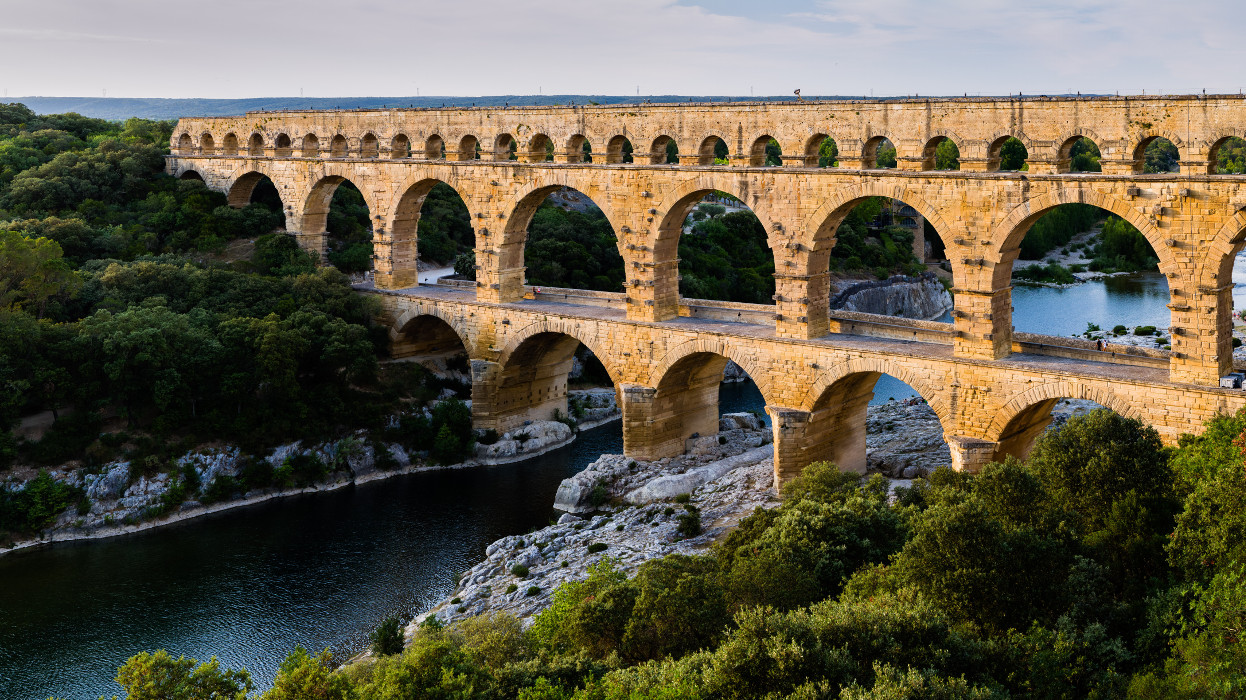
#> input picture s1.jpg, 1246 x 700 px
$ python main.py
#> lines starting #> are read from the running program, lines starting #| are printed output that depends on the picture
import numpy as np
import cv2 as cv


class Stitcher:
    def __init__(self):
        pass

    def stitch(self, img_left, img_right):  # Add input arguments as you deem fit
        '''
            The main method for stitching two images
        '''

        keypoints_l, descriptors_l = self.compute_descriptors(img_left)
        keypoints_r, descriptors_r = self.compute_descriptors(img_right)

        matches = self.matching(descriptors_l, descriptors_r)  # Add input arguments as you deem fit

        print("Number of matching correspondences selected:", len(matches))

        # Step 3 - Draw the matches connected by lines
        result = self.draw_matches(img_left, img_right, keypoints_l, keypoints_r, matches)

        # Step 4 - fit the homography model with the RANSAC algorithm
        homography = self.find_homography(matches, keypoints_l, keypoints_r)
        """
        # Step 5 - Warp images to create the panoramic image
        result = self.warping(img_left, img_right, homography, ...)  # Add input arguments as you deem fit
        """
        warped_image = self.warping(img_left, img_right, homography)
        removed_border = self.remove_black_border(warped_image)
        blended_image = Blender().linear_blending(removed_border, img_left, overlap_width=10)
        return result, blended_image

    def compute_descriptors(self, img):
        '''
        The feature detector and descriptor
        '''
        gray = cv.cvtColor(img, cv.COLOR_BGR2GRAY)

        orb = cv.ORB_create()
        keypoints = orb.detect(gray, None)
        keypoints, features = orb.compute(gray, keypoints)

        keypoints = [(kp.pt[0], kp.pt[1]) for kp in keypoints]
        return keypoints, features

    def matching(self, descriptors_l, descriptors_r, cross_check=True):
        '''
        Find the matching correspondences between the two images
        '''
        matches = []
        for i, desc_l in enumerate(descriptors_l):
            best_dist = float('inf')
            best_idx = -1
            for j, desc_r in enumerate(descriptors_r):
                dist = np.linalg.norm(desc_l - desc_r)
                if dist < best_dist:
                    best_dist = dist
                    best_idx = j
            if cross_check:
                if i == self.get_best_match_index(descriptors_r[best_idx], descriptors_l):
                    matches.append((i, best_idx))
            else:
                matches.append((i, best_idx))

        return matches

    def get_best_match_index(self, desc, descriptors):
        best_dist = float('inf')
        best_index = -1
        for i, desc_ref in enumerate(descriptors):
            dist = np.linalg.norm(desc - desc_ref)
            if dist < best_dist:
                best_dist = dist
                best_index = i
        return best_index

    def draw_matches(self, image1, image2, keypoints1, keypoints2, matches):
        '''
            Connect correspondences between images with lines and draw these
            lines
        '''

        img_with_correspondences = np.concatenate((image1, image2), axis=1)
        for match in matches:
            pt1 = keypoints1[match[0]]
            pt2 = keypoints2[match[1]]
            pt2 = (int(pt2[0]) + image1.shape[1], int(pt2[1]))
            cv.line(img_with_correspondences, (int(pt1[0]), int(pt1[1])), pt2, (0, 255, 0), 1)

            cv.circle(img_with_correspondences, (int(pt1[0]), int(pt1[1])), radius=3, color=(255, 0, 0), thickness=-1)
            cv.circle(img_with_correspondences, pt2, radius=3, color=(255, 0, 0), thickness=-1)
        return img_with_correspondences

    def find_homography(self, matches, keypoints1, keypoints2):
        '''
        Fit the best homography model with the RANSAC algorithm.
        '''
        num_iterations = 1000
        inlier_threshold = 3.0

        best_homography = np.identity(3)
        best_num_inliers = 0

        for _ in range(num_iterations):
            num_inliers = 0
            subset_indices = np.random.choice(len(matches) - 1, 4, replace=False)
            source_points = np.array([(matches[i][0], matches[i][1]) for i in subset_indices])
            destination_points = np.array([(matches[i + 1][0], matches[i + 1][1]) for i in subset_indices])

            homography = Homography().solve_homography(source_points, destination_points)

            for source_index, destination_index in matches:
                if source_index in subset_indices and destination_index in subset_indices:
                    source_index_in_subset = np.where(subset_indices == source_index)[0][0]
                    destination_index_in_subset = np.where(subset_indices == destination_index)[0][0]
                    source_point = source_points[source_index_in_subset]
                    destination_point = destination_points[destination_index_in_subset]
                    transformed_point = np.dot(homography, np.append(source_point, 1))
                    transformed_point = transformed_point / transformed_point[-1]

                    distance = np.sqrt(np.sum((transformed_point[:2] - destination_point) ** 2))
                    if 0 < distance < inlier_threshold:
                        num_inliers += 1

                    if num_inliers > best_num_inliers:
                        best_num_inliers = num_inliers
                        best_homography = homography

        return best_homography

    def warping(self, img_left, img_right, homography):
        '''
           Warp images to create panoramic image
        '''
        height, width = img_left.shape[:2]
        warped_image = np.zeros_like(img_left, dtype=np.uint8)

        for y in range(height):
            for x in range(width):
                src_x, src_y, src_w = np.dot(homography, [x, y, 1])
                src_x /= src_w
                src_y /= src_w

                if 0 <= src_x < img_right.shape[1] and 0 <= src_y < img_right.shape[0]:
                    warped_image[y, x] = img_right[int(src_y), int(src_x)]

        canvas_width = img_left.shape[1] + warped_image.shape[1]
        canvas_height = max(img_left.shape[0], warped_image.shape[0])
        canvas = np.zeros((canvas_height, canvas_width, 3), dtype=np.uint8)

        canvas[:img_left.shape[0], :img_left.shape[1]] = img_left

        canvas[:warped_image.shape[0], img_left.shape[1]:] = warped_image

        # This part is a test for homography.
        warped_img = cv.warpPerspective(img_right, homography, (width, height))
        overlay_img = cv.addWeighted(img_left, 0.5, warped_img, 0.5, 0)
        cv.imshow("overlay", overlay_img)
        cv.waitKey(0)
        cv.destroyAllWindows()
        return canvas

    def remove_black_border(self, img):
        '''
        Remove black border after stitching
        '''
        # Convert the image to grayscale
        gray = cv.cvtColor(img, cv.COLOR_BGR2GRAY)

        # Find contours of non-black regions
        contours, _ = cv.findContours(gray, cv.RETR_EXTERNAL, cv.CHAIN_APPROX_SIMPLE)

        # Find the bounding box of the largest contour
        if contours:
            largest_contour = max(contours, key=cv.contourArea)
            x, y, w, h = cv.boundingRect(largest_contour)

            # Crop the image using the bounding box
            cropped_image = img[y:y + h, x:x + w]

            return cropped_image
        else:
            # If no contours found, return the original image
            return img


class Blender:
    def linear_blending(self, img_left, img_right, overlap_width):
        '''
        Linear blending (feathering) of two images
        '''

        mask = np.zeros_like(img_left)
        mask[:, :overlap_width] = 1.0

        img_right_resized = cv.resize(img_right, (img_left.shape[1], img_left.shape[0]))

        blended_overlap = cv.addWeighted(img_left, 0.5, img_right_resized, 0.5, 0)

        linear_blending_img = np.where(mask == 1, blended_overlap, img_left)

        return linear_blending_img

    def customised_blending(self):
        '''
        Customised blending of your choice
        '''
        return customised_blending_img


class Homography:
    def solve_homography(self, S, D):
        '''
        Find the homography matrix between a set of source points and a set of
        destination points using the Direct Linear Transform (DLT) method
        '''

        if len(S) != 4 or len(D) != 4:
            raise ValueError("At least 4 correspondences are needed to compute homography Source_points has len",
                             len(S), " Destination_points has len", len(D))

        S = np.reshape(S, (4, 2))
        D = np.reshape(D, (4, 2))

        A = []
        for i in range(4):
            x, y = S[i]
            u, v = D[i]
            A.append([-u, -v, -1, 0, 0, 0, x * u, y * u, u])
            A.append([0, 0, 0, -u, -v, -1, x * v, y * v, v])

        A = np.array(A)
        U, s, Vt = np.linalg.svd(A)
        H = Vt[-1].reshape(3, 3)
        H = H / H[2, 2]

        return H


if __name__ == "__main__":
    # Read the image files
    img_left = cv.imread('s1.jpg')
#> img_left is the input picture: shape (700, 1246, 3); mean B, G, R 75, 92.3, 98.2
    img_right = cv.imread('s2.jpg')
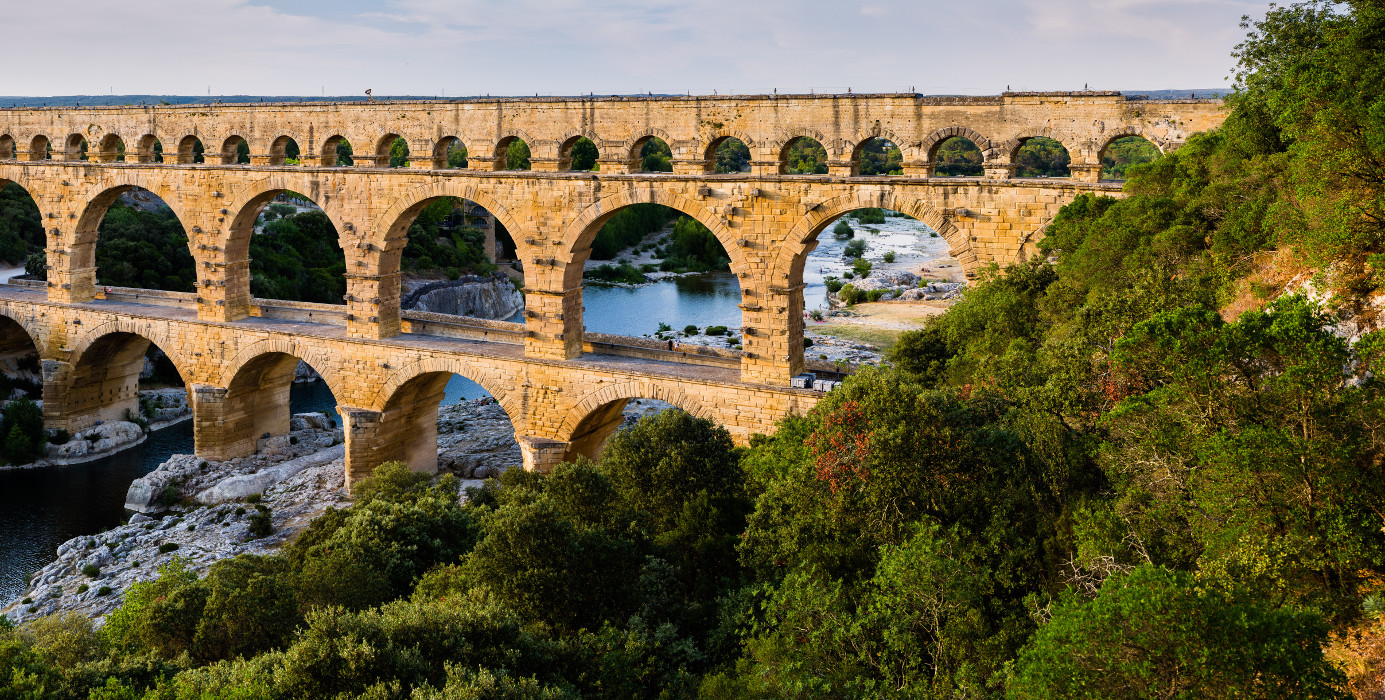
#> input picture s2.jpg, 1385 x 700 px
#> img_right is the input picture: shape (700, 1385, 3); mean B, G, R 67.9, 98.5, 107.7

    stitcher = Stitcher()
    result, stitched = stitcher.stitch(img_left, img_right)  # Add input arguments as you deem fit
#> in compute_descriptors, `keypoints = orb.detect(gray, None)`: keypoints = 500 keypoints; strongest (x, y, size): (774, 304, 31), (769, 247, 31), (771, 248, 31), (475, 279, 31)
#> in compute_descriptors, `keypoints = [(kp.pt[0], kp.pt[1]) for kp in keypoints]`: keypoints = 500 pairs, first value 184.1 to 1203, second value 89 to 665
#> in stitch, `keypoints_l, descriptors_l = self.compute_descriptors(img_left)`: keypoints_l has the same summary as keypoints in compute_descriptors
#> in compute_descriptors (call 2), `gray = cv.cvtColor(img, cv.COLOR_BGR2GRAY)`:
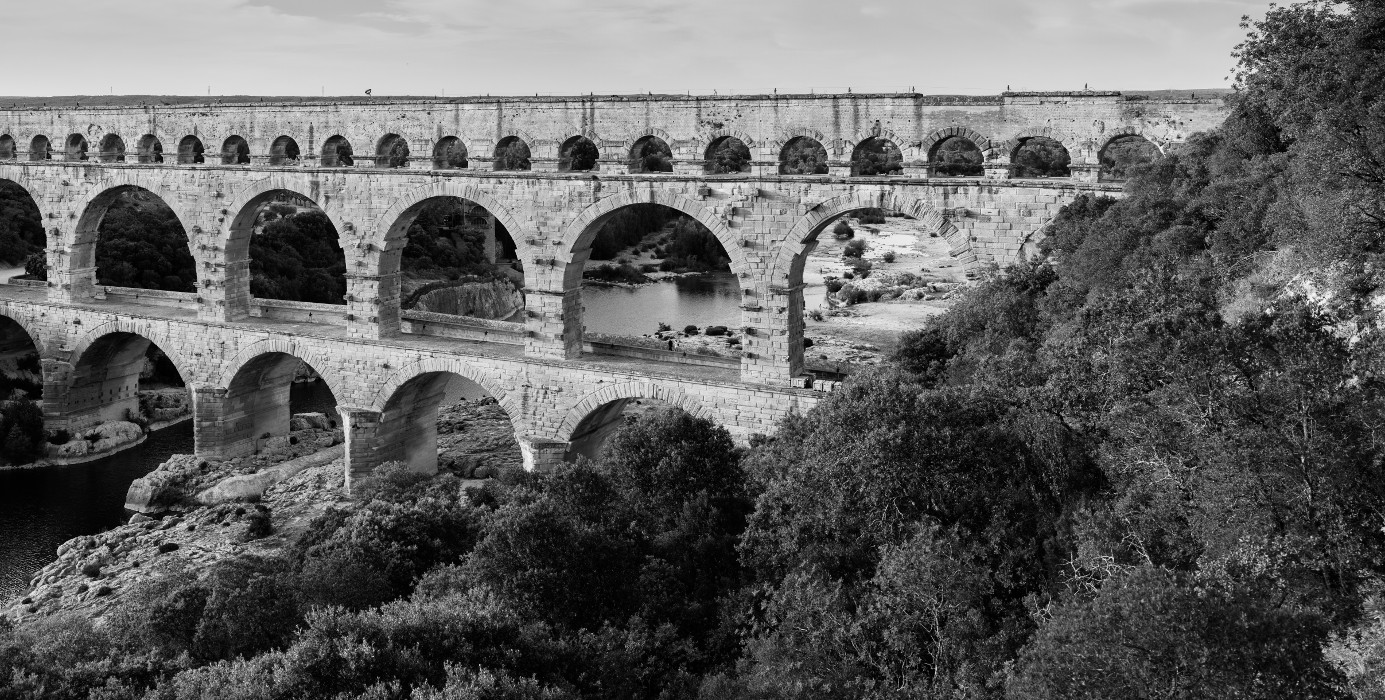
#> gray: shape (700, 1385); min 0, max 254, mean 97.8
#> in compute_descriptors (call 2), `keypoints = orb.detect(gray, None)`: keypoints = 500 keypoints; strongest (x, y, size): (345, 303, 31), (342, 248, 31), (200, 161, 37.2), (340, 247, 31)
#> in compute_descriptors (call 2), `keypoints = [(kp.pt[0], kp.pt[1]) for kp in keypoints]`: keypoints = 500 pairs, first value 31 to 1351, second value 35 to 665
#> in stitch, `keypoints_r, descriptors_r = self.compute_descriptors(img_right)`: keypoints_r has the same summary as keypoints in compute_descriptors
#> the loop in matching, `for i, desc_l in enumerate(descriptors_l):` made 500 passes
#> after the loop in matching, `for i, desc_l in enumerate(descriptors_l):`: matches = 133 pairs, first value 1 to 492, second value 0 to 497
#| Number of matching correspondences selected: 133
#> the loop in draw_matches, `for match in matches:` made 133 passes
#> (match, pt1, pt2) on passes 1 to 12: ((1, 11), (553, 506), (1370, 506)), ((2, 2), (533, 544), (1350, 544)), ((5, 0), (1090, 332), (1907, 332)), ((6, 18), (662, 546), (1479, 546)), ((10, 34), (799, 91), (1616, 91)), ((11, 84), (1161, 272), (1978, 272)), ((12, 37), (794, 92), (1611, 92)), ((15, 6), (896, 165), (1713, 165)), ((18, 21), (1159, 260), (1976, 260)), ((29, 13), (771, 248), (1588, 248)), ((30, 33), (767, 236), (1584, 236)), ((33, 14), (537, 541), (1354, 541))
#> after the loop in draw_matches, `for match in matches:`:
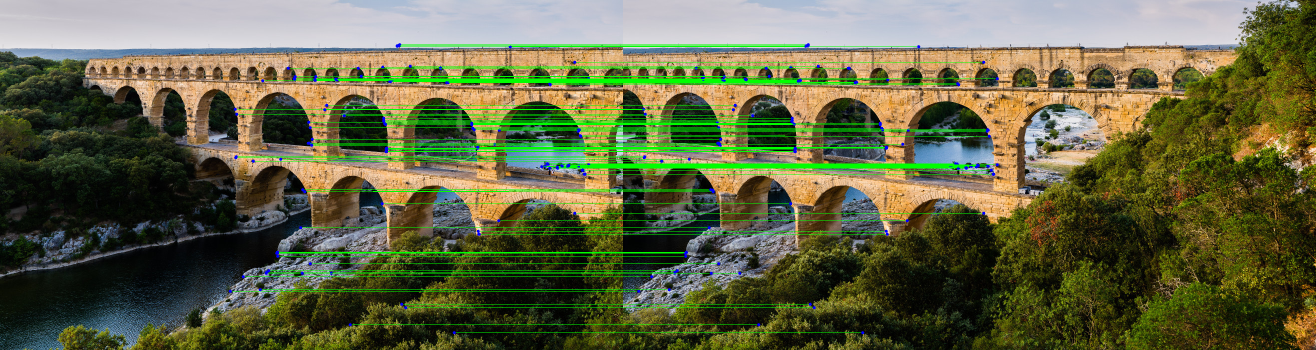
#> img_with_correspondences: shape (700, 2631, 3) (shown at 1/2 size); mean B, G, R 68.6, 101.8, 98.2
#> the loop in find_homography, `for _ in range(num_iterations):` made 1000 passes
#> (subset_indices, S in solve_homography, D in solve_homography) on passes 1 to 3: ([93, 66, 26, 8], [[310, 314], [202, 216], [67, 79], [18, 21]], [[312, 291], [208, 210], [72, 68], [29, 13]]), ([92, 71, 82, 8], [[308, 294], [223, 222], [285, 292], [18, 21]], [[310, 314], [225, 265], [286, 304], [29, 13]]), ([27, 97, 23, 60], [[72, 68], [337, 366], [62, 59], [184, 172]], [[80, 64], [338, 376], [63, 49], [187, 191]])
#> after the loop in warping, `for y in range(height):`:
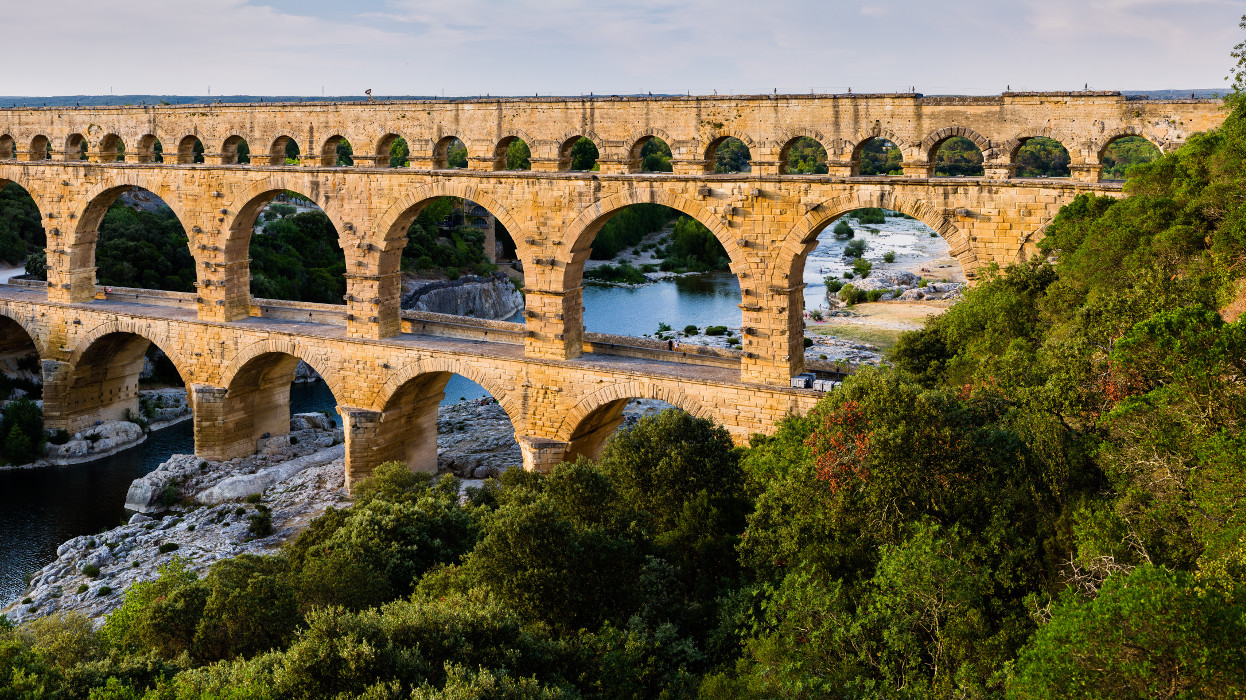
#> warped_image: shape (700, 1246, 3); mean B, G, R 73.4, 101.7, 111.1
#> in linear_blending, `blended_overlap = cv.addWeighted(img_left, 0.5, img_right_resized, 0.5..`:
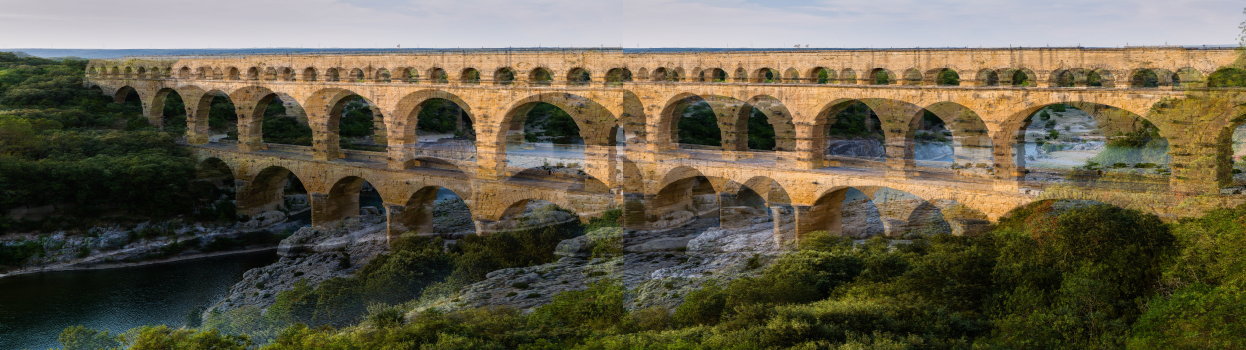
#> blended_overlap: shape (700, 2492, 3) (shown at 1/2 size); mean B, G, R 74.7, 94.7, 101.5

    # show the result
    cv.imshow('result', result)
    cv.waitKey(0)
    cv.destroyAllWindows()

    cv.imshow('Warped Image', stitched)
    cv.waitKey(0)
    cv.destroyAllWindows()
